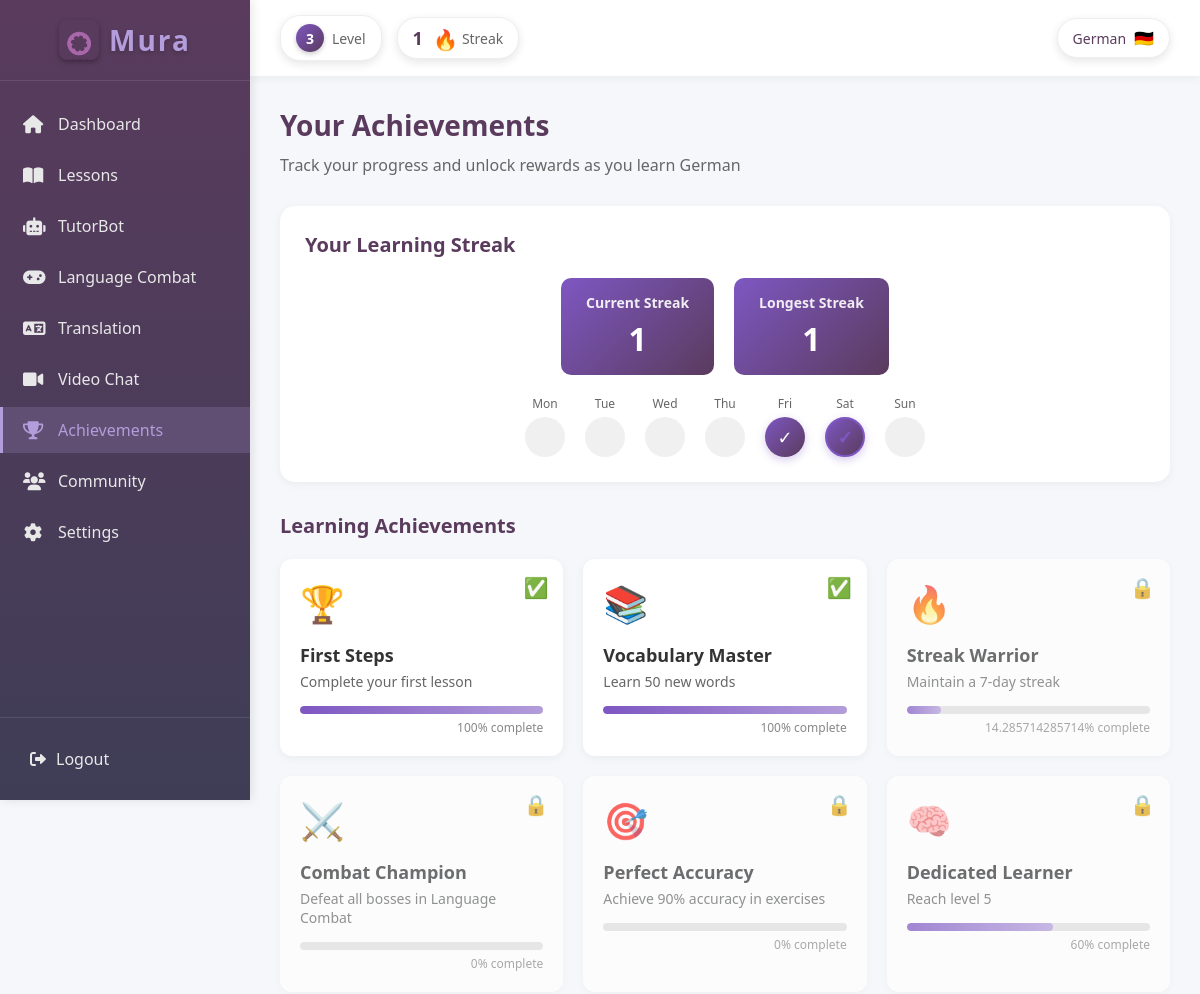
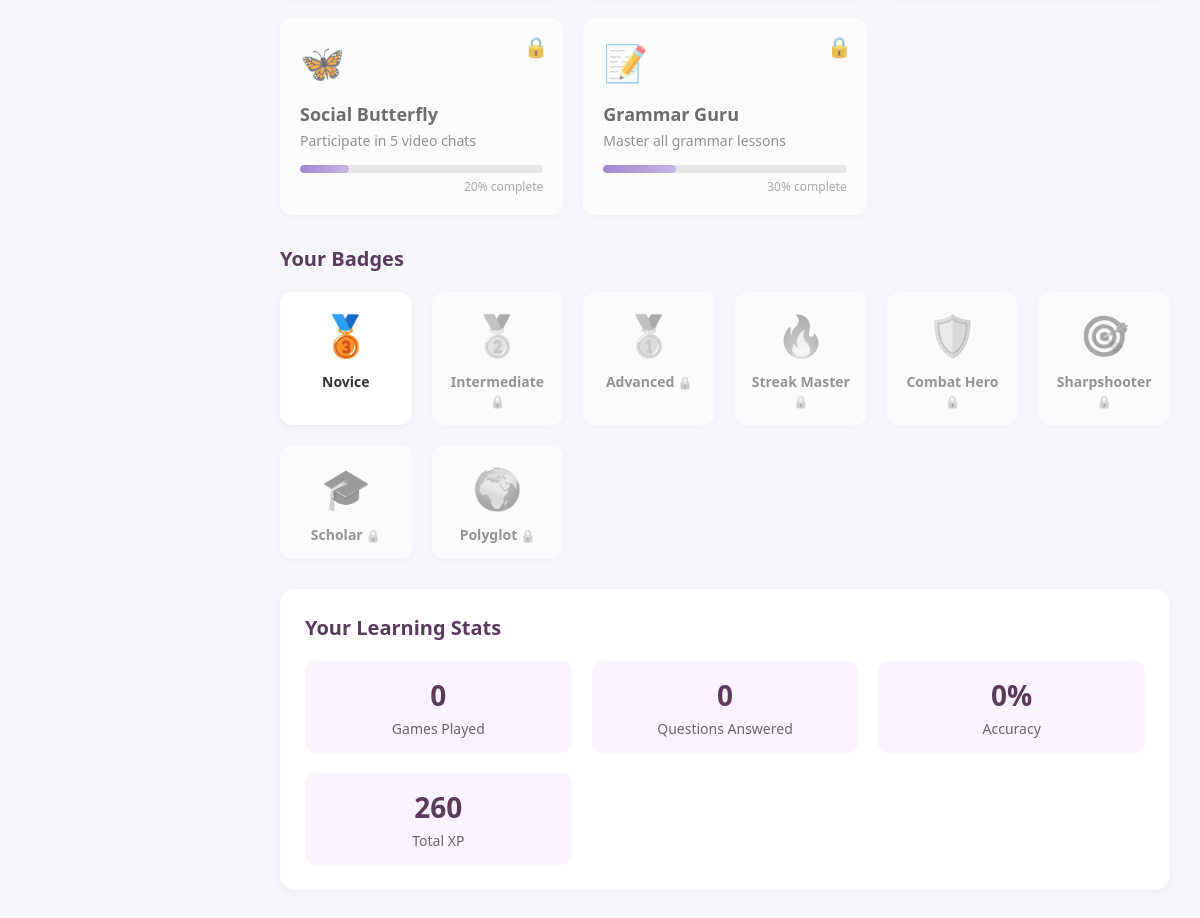
Screenshot of /Achievements/achievements.php (signed in) with the database file from the repository (2 pictures, top to bottom).
### tables this page shows
CREATE TABLE `users` (
  `user_ID` int(11) NOT NULL,
  `username` varchar(50) NOT NULL,
  `profile_picture` varchar(255) DEFAULT NULL,
  `email` varchar(40) NOT NULL,
  `password` varchar(100) NOT NULL,
  `onboarding_complete` tinyint(1) DEFAULT 0
);

CREATE TABLE `user_stats` (
  `stat_id` int(11) NOT NULL,
  `user_id` int(11) NOT NULL,
  `xp` int(11) NOT NULL DEFAULT 0,
  `level` int(11) NOT NULL DEFAULT 1,
  `total_games_played` int(11) NOT NULL DEFAULT 0,
  `total_questions_answered` int(11) NOT NULL DEFAULT 0,
  `correct_answers` int(11) NOT NULL DEFAULT 0
);

CREATE TABLE `user_streaks` (
  `streak_id` int(11) NOT NULL,
  `user_id` int(11) NOT NULL,
  `current_streak` int(11) NOT NULL DEFAULT 0,
  `longest_streak` int(11) NOT NULL DEFAULT 0,
  `last_play_date` date DEFAULT NULL
);

CREATE TABLE `user_onboarding` (
  `onboarding_id` int(11) NOT NULL,
  `user_ID` int(11) NOT NULL,
  `selected_language` varchar(50) DEFAULT NULL,
  `reason` varchar(255) DEFAULT NULL,
  `daily_goal` varchar(255) DEFAULT NULL,
  `proficiency_level` varchar(20) DEFAULT NULL,
  `is_complete` tinyint(1) DEFAULT 0,
  `created_at` timestamp NOT NULL DEFAULT current_timestamp(),
  `updated_at` timestamp NOT NULL DEFAULT current_timestamp() ON UPDATE current_timestamp()
);

### Achievements/achievements.php (the view, shortened to what this page needs)
<?php
require_once '../Configurations/db.php';
$user_id = $_SESSION['user_id'];
$stmt = $conn->prepare("
    SELECT u.username, u.onboarding_complete, uo.selected_language, uo.proficiency_level,
           l.first_name, l.last_name, us.level, us.xp, us.total_games_played,
           us.total_questions_answered, us.correct_answers
    FROM users u
    LEFT JOIN user_onboarding uo ON u.user_ID = uo.user_ID
    LEFT JOIN learner l ON u.user_ID = l.user_ID
    LEFT JOIN user_stats us ON u.user_ID = us.user_id
    WHERE u.user_ID = ?
");
$stmt->bind_param("i", $user_id);
$stmt->execute();
$result = $stmt->get_result();
$user = $result->fetch_assoc();
$streakStmt = $conn->prepare("
    SELECT current_streak, longest_streak, last_play_date
    FROM user_streaks
    WHERE user_id = ?
");
$streakStmt->bind_param("i", $user_id);
$streakStmt->execute();
$streakResult = $streakStmt->get_result();
$streakData = $streakResult->fetch_assoc();
$current_streak = $streakData['current_streak'] ?? 0;
$longest_streak = $streakData['longest_streak'] ?? 0;
$last_play_date = $streakData['last_play_date'] ?? null;
$gameStmt = $conn->prepare("
    SELECT ugp.highest_level, ugp.total_score,
           (SELECT COUNT(*) FROM game_sessions WHERE user_id = ? AND completed = 1) as completed_games
    FROM user_game_progress ugp
    WHERE ugp.user_id = ? AND ugp.language = ?
");
$language = $user['selected_language'] ?? 'Spanish';
$gameStmt->bind_param("iis", $user_id, $user_id, $language);
$gameStmt->execute();
$gameResult = $gameStmt->get_result();
$gameData = $gameResult->fetch_assoc();
$highest_level = $gameData['highest_level'] ?? 0;
$completed_games = $gameData['completed_games'] ?? 0;
$accuracy = 0;
$achievements = [
    [
        'title' => 'First Steps',
        'description' => 'Complete your first lesson',
        'icon' => '🏆',
        'unlocked' => $user['level'] >= 1,
        'progress' => 100
    ],
    [
        'title' => 'Vocabulary Master',
        'description' => 'Learn 50 new words',
        'icon' => '📚',
        'unlocked' => $user['level'] >= 3,
        'progress' => min(100, ($user['level'] / 3) * 100)
    ],
    [
        'title' => 'Streak Warrior',
        'description' => 'Maintain a 7-day streak',
        'icon' => '🔥',
        'unlocked' => $current_streak >= 7,
        'progress' => min(100, ($current_streak / 7) * 100)
    ],
    [
        'title' => 'Combat Champion',
        'description' => 'Defeat all bosses in Language Combat',
        'icon' => '⚔️',
        'unlocked' => $completed_games > 0,
        'progress' => min(100, ($highest_level / 4) * 100)
    ],
    [
        'title' => 'Perfect Accuracy',
        'description' => 'Achieve 90% accuracy in exercises',
        'icon' => '🎯',
        'unlocked' => $accuracy >= 90,
        'progress' => min(100, ($accuracy / 90) * 100)
    ],
    [
        'title' => 'Dedicated Learner',
        'description' => 'Reach level 5',
        'icon' => '🧠',
        'unlocked' => $user['level'] >= 5,
        'progress' => min(100, ($user['level'] / 5) * 100)
    ],
    [
        'title' => 'Social Butterfly',
        'description' => 'Participate in 5 video chats',
        'icon' => '🦋',
        'unlocked' => false,
        'progress' => 20
    ],
    [
        'title' => 'Grammar Guru',
        'description' => 'Master all grammar lessons',
        'icon' => '📝',
        'unlocked' => false,
        'progress' => 30
    ]
];
$badges = [
    [
        'name' => 'Novice',
        'icon' => '🥉',
        'unlocked' => $user['level'] >= 1
    ],
    [
        'name' => 'Intermediate',
        'icon' => '🥈',
        'unlocked' => $user['level'] >= 5
    ],
    [
        'name' => 'Advanced',
        'icon' => '🥇',
        'unlocked' => $user['level'] >= 10
    ],
    [
        'name' => 'Streak Master',
        'icon' => '🔥',
        'unlocked' => $current_streak >= 7
    ],
    [
        'name' => 'Combat Hero',
        'icon' => '🛡️',
        'unlocked' => $completed_games > 0
    ],
    [
        'name' => 'Sharpshooter',
        'icon' => '🎯',
        'unlocked' => $accuracy >= 90
    ],
    [
        'name' => 'Scholar',
        'icon' => '🎓',
        'unlocked' => $user['level'] >= 15
    ],
    [
        'name' => 'Polyglot',
        'icon' => '🌍',
        'unlocked' => false
    ]
];
$today = date('N');
$days_of_week = ['Mon', 'Tue', 'Wed', 'Thu', 'Fri', 'Sat', 'Sun'];
function getLanguageFlag($language) {
    $flags = [
        'Spanish' => '🇪🇸',
        'French' => '🇫🇷',
        'English' => '🇬🇧',
        'German' => '🇩🇪',
        'Italian' => '🇮🇹',
        'Portuguese' => '🇵🇹',
        'Russian' => '🇷🇺',
        'Japanese' => '🇯🇵',
        'Chinese' => '🇨🇳',
        'Korean' => '🇰🇷',
        'Arabic' => '🇸🇦',
    ];
    return $flags[$language] ?? '🌐';
}
$selected_language = $user['selected_language'] ?? 'Spanish';
$user_level = $user['level'] ?? 1;
?>
<!DOCTYPE html>
<html lang="en">
<head>
    <link rel="stylesheet" href="https://cdnjs.cloudflare.com/ajax/libs/font-awesome/6.0.0-beta3/css/all.min.css">
</head>
<body>
    <div class="app-container">
        <div class="sidebar">
            <div class="logo">
                <div class="logo-container">
                    <div class="mura-logo">
                        <img src="../image/mura.png" alt="Mura Logo">
                    </div>
                    <h1>Mura</h1>
                </div>
            </div>
            <nav class="sidebar-nav">
                <ul>
                    <li class="nav-item">
                        <a href="../Dashboard/dashboard.php">
                            <i class="fas fa-home"></i>
                            Dashboard
                        </a>
                    </li>
                    <li class="nav-item">
                        <a href="../Lessons/lessons.php">
                            <i class="fas fa-book-open"></i>
                            Lessons
                        </a>
                    </li>
                    <li class="nav-item">
                        <a href="../Chatai/chatai.php">
                            <i class="fas fa-robot"></i>
                            TutorBot
                        </a>
                    </li>
                    <li class="nav-item">
                        <a href="../Game/index.php">
                            <i class="fas fa-gamepad"></i>
                            Language Combat
                        </a>
                    </li>
                    <li class="nav-item">
                        <a href="../Dashboard/translation.php">
                            <i class="fas fa-language"></i>
                            Translation
                        </a>
                    </li>
                    <li class="nav-item">
                        <a href="../ChatRoom/videochat.php">
                            <i class="fas fa-video"></i>
                            Video Chat
                        </a>
                    </li>
                    <li class="nav-item active">
                        <a href="../Achievements/achievements.php">
                            <i class="fas fa-trophy"></i>
                            Achievements
                        </a>
                    </li>
                    <li class="nav-item">
                        <a href="../Community/community.php">
                            <i class="fas fa-users"></i>
                            Community
                        </a>
                    </li>
                    <li class="nav-item">
                        <a href="../Settings/settings.php">
                            <i class="fas fa-cog"></i>
                            Settings
                        </a>
                    </li>
                </ul>
            </nav>
            <div class="sidebar-footer">
                <a href="../Dashboard/logout.php" class="logout-btn">
                    <i class="fas fa-sign-out-alt"></i>
                    Logout
                </a>
            </div>
        </div>
        <div class="main-content">
            <div class="top-bar">
                <div class="left-stats">
                    <div class="level-indicator">
                        <div class="level-badge">
                            <span class="level-number"><?php echo $user_level; ?></span>
                        </div>
                        <span class="level-label">Level</span>
                    </div>
                    <div class="streak-counter">
                        <span class="streak-number"><?php echo $current_streak; ?></span>
                        <div class="streak-icon">
                            <span class="fire-emoji">🔥</span>
                        </div>
                        <span class="streak-label">Streak</span>
                    </div>
                </div>
                <div class="language-indicator">
                    <span class="language-name"><?php echo htmlspecialchars($selected_language); ?></span>
                    <div class="language-flag">
                        <span><?php echo getLanguageFlag($selected_language); ?></span>
                    </div>
                </div>
            </div>
            <div class="content">
                <div class="page-title">
                    <h2>Your Achievements</h2>
                    <p>Track your progress and unlock rewards as you learn <?php echo htmlspecialchars($selected_language); ?></p>
                </div>
                <div class="streak-section">
                    <div class="streak-header">
                        <h3>Your Learning Streak</h3>
                    </div>
                    <div class="streak-stats">
                        <div class="streak-stat">
                            <h4>Current Streak</h4>
                            <div class="value"><?php echo $current_streak; ?></div>
                        </div>
                        <div class="streak-stat">
                            <h4>Longest Streak</h4>
                            <div class="value"><?php echo $longest_streak; ?></div>
                        </div>
                    </div>
                    <div class="streak-calendar">
                        <?php foreach ($days_of_week as $index => $day):
                            $day_num = $index + 1;
                            $is_today = $day_num == $today;
                            $is_active = $current_streak > 0 && (
                                ($is_today && $last_play_date == date('Y-m-d')) ||
                                ($day_num < $today && $today - $day_num <= $current_streak) ||
                                ($day_num > $today && $current_streak > (7 - ($day_num - $today)))
                            );
                        ?>
                            <div class="day">
                                <div class="day-label"><?php echo $day; ?></div>
                                <div class="day-circle <?php echo $is_today ? 'today' : ''; ?> <?php echo $is_active ? 'active' : ''; ?>">
                                    <?php echo $is_active ? '✓' : ''; ?>
                                </div>
                            </div>
                        <?php endforeach; ?>
                    </div>
                </div>
                <div class="achievements-section">
                    <div class="section-header">
                        <h3>Learning Achievements</h3>
                    </div>
                    <div class="achievements-grid">
                        <?php foreach ($achievements as $achievement): ?>
                            <div class="achievement-card <?php echo $achievement['unlocked'] ? 'achievement-unlocked' : 'achievement-locked'; ?>">
                                <div class="achievement-icon"><?php echo $achievement['icon']; ?></div>
                                <div class="achievement-title"><?php echo htmlspecialchars($achievement['title']); ?></div>
                                <div class="achievement-description"><?php echo htmlspecialchars($achievement['description']); ?></div>
                                <div class="achievement-progress">
                                    <div class="achievement-progress-bar" style="width: <?php echo $achievement['progress']; ?>%"></div>
                                </div>
                                <div class="achievement-progress-text"><?php echo $achievement['progress']; ?>% complete</div>
                            </div>
                        <?php endforeach; ?>
                    </div>
                </div>
                <div class="badges-section">
                    <div class="section-header">
                        <h3>Your Badges</h3>
                    </div>
                    <div class="badges-grid">
                        <?php foreach ($badges as $badge): ?>
                            <div class="badge-card <?php echo $badge['unlocked'] ? '' : 'badge-locked'; ?>">
                                <div class="badge-icon"><?php echo $badge['icon']; ?></div>
                                <div class="badge-name"><?php echo htmlspecialchars($badge['name']); ?></div>
                            </div>
                        <?php endforeach; ?>
                    </div>
                </div>
                <div class="stats-section">
                    <div class="section-header">
                        <h3>Your Learning Stats</h3>
                    </div>
                    <div class="stats-grid">
                        <div class="stat-card">
                            <div class="stat-value"><?php echo $user['total_games_played']; ?></div>
                            <div class="stat-label">Games Played</div>
                        </div>
                        <div class="stat-card">
                            <div class="stat-value"><?php echo $user['total_questions_answered']; ?></div>
                            <div class="stat-label">Questions Answered</div>
                        </div>
                        <div class="stat-card">
                            <div class="stat-value"><?php echo $accuracy; ?>%</div>
                            <div class="stat-label">Accuracy</div>
                        </div>
                        <div class="stat-card">
                            <div class="stat-value"><?php echo $user['xp']; ?></div>
                            <div class="stat-label">Total XP</div>
                        </div>
                    </div>
                </div>
            </div>
        </div>
    </div>
</body>
</html>

### rows the page displays
users: user_stats.level "3", user_onboarding.selected_language "German", user_onboarding.selected_language "🇩🇪", user_stats.total_games_played "0", user_stats.total_questions_answered "0", user_stats.xp "260"
user_streaks: current_streak "1", longest_streak "1"

### other values shown
$day "Mon"
$day "Tue"
$day "Wed"
$day "Thu"
$day "Fri"
$day "Sat"
$day "Sun"
$achievement['icon'] "🏆"
$achievement['title'] "First Steps"
$achievement['description'] "Complete your first lesson"
$achievement['progress'] "100"
$achievement['icon'] "📚"
$achievement['title'] "Vocabulary Master"
$achievement['description'] "Learn 50 new words"
$achievement['icon'] "🔥"
